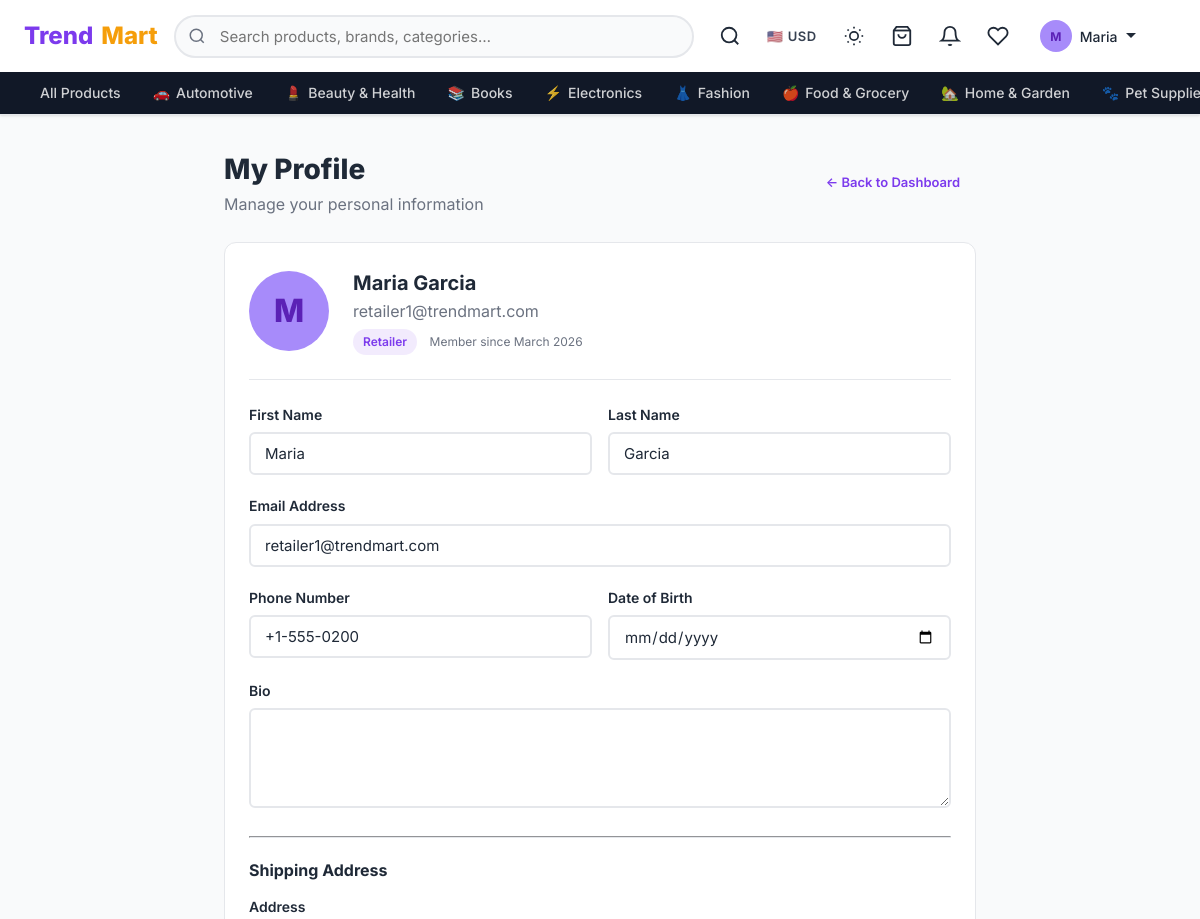
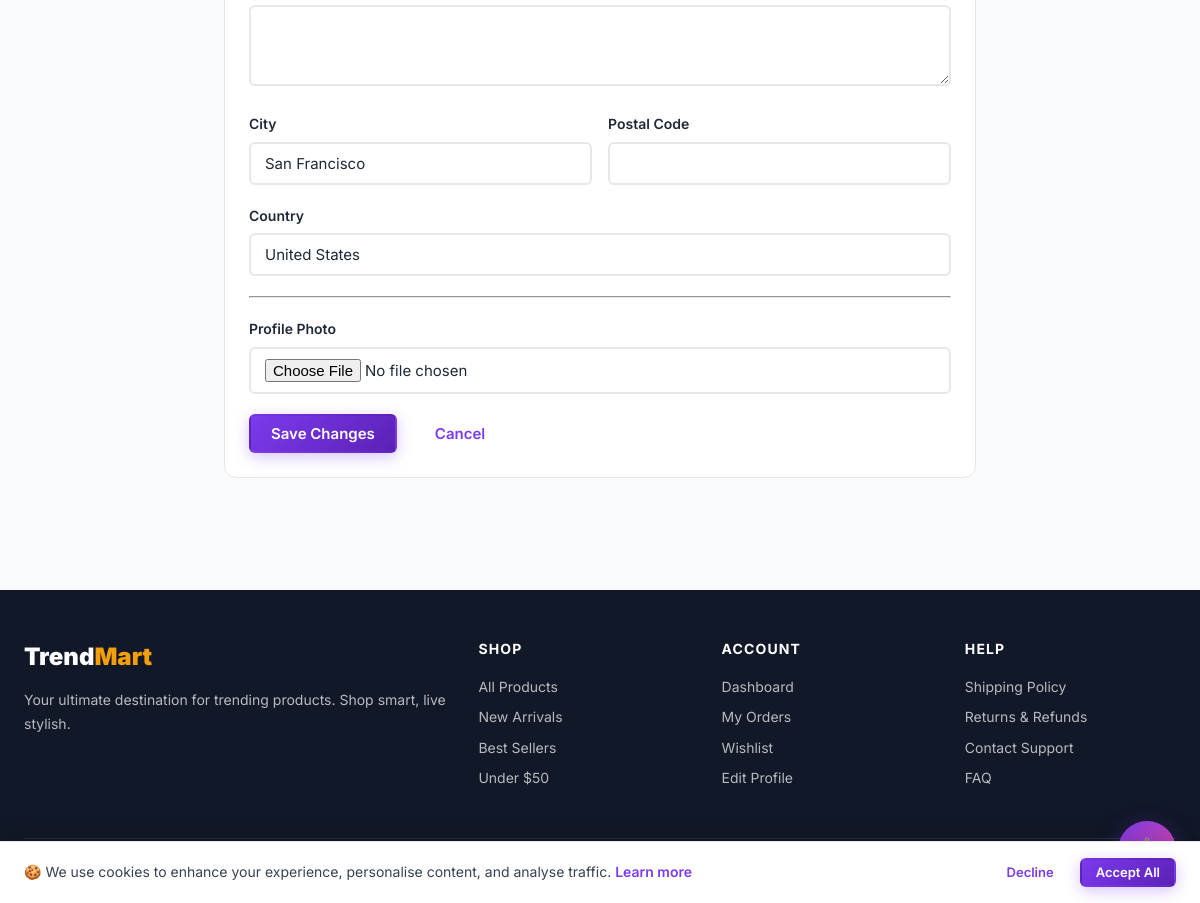
The app's page /profile/ (signed in) with its own data (2 pictures, top to bottom).
### shop/models.py (models this page shows, shortened)
class Category(models.Model):
    name = models.CharField(max_length=200)
    slug = models.SlugField(unique=True, blank=True)
    parent = models.ForeignKey(
        'self', null=True, blank=True, on_delete=models.CASCADE, related_name='children'
    )
    description = models.TextField(blank=True)
    icon = models.CharField(max_length=100, blank=True, help_text="Emoji or CSS icon class")
    image = models.ImageField(upload_to='categories/', blank=True, null=True)
    is_active = models.BooleanField(default=True)
    order = models.PositiveIntegerField(default=0)
    class Meta:
        verbose_name_plural = "Categories"
        ordering = ['order', 'name']

class UserProfile(models.Model):
    ROLE_CHOICES = [
        ('customer', 'Customer'),    # Default — can browse, purchase, review
        ('retailer', 'Retailer'),    # Can list & manage their own products
        ('admin', 'Administrator'),  # Full platform control (mirrors is_staff)
    ]
    user = models.OneToOneField(User, on_delete=models.CASCADE, related_name='profile')
    role = models.CharField(max_length=20, choices=ROLE_CHOICES, default='customer')
    phone = models.CharField(max_length=20, blank=True)
    address = models.TextField(blank=True)
    city = models.CharField(max_length=100, blank=True)
    country = models.CharField(max_length=100, blank=True)
    postal_code = models.CharField(max_length=20, blank=True)
    avatar = models.ImageField(upload_to='avatars/', blank=True, null=True)
    bio = models.TextField(blank=True)
    date_of_birth = models.DateField(null=True, blank=True)
    ai_preferences = models.JSONField(default=dict, blank=True)
    created_at = models.DateTimeField(auto_now_add=True)
    updated_at = models.DateTimeField(auto_now=True)

### shop/views.py (the view)
# urls.py: path('profile/', views.profile_view, name='profile'),
@login_required
def profile_view(request):
    profile, _ = UserProfile.objects.get_or_create(user=request.user)
    if request.method == 'POST':
        form = UserProfileForm(request.POST, request.FILES, instance=profile)
        if form.is_valid():
            form.save()
            request.user.first_name = form.cleaned_data.get('first_name', '')
            request.user.last_name = form.cleaned_data.get('last_name', '')
            request.user.email = form.cleaned_data.get('email', '')
            request.user.save()
            messages.success(request, "Profile updated successfully!")
            return redirect('shop:profile')
    else:
        form = UserProfileForm(instance=profile, initial={
            'first_name': request.user.first_name,
            'last_name': request.user.last_name,
            'email': request.user.email,
        })
    return render(request, 'shop/auth/profile.html', {'form': form, 'profile': profile})

### shop/forms.py
class UserProfileForm(forms.ModelForm):
    first_name = forms.CharField(max_length=100, widget=forms.TextInput(attrs={'class': 'form-control'}))
    last_name = forms.CharField(max_length=100, widget=forms.TextInput(attrs={'class': 'form-control'}))
    email = forms.EmailField(widget=forms.EmailInput(attrs={'class': 'form-control'}))
    class Meta:
        model = UserProfile
        fields = ['phone', 'address', 'city', 'country', 'postal_code', 'bio', 'date_of_birth', 'avatar']
        widgets = {
            'date_of_birth': forms.DateInput(attrs={'type': 'date', 'class': 'form-control'}),
            'address': forms.Textarea(attrs={'rows': 3, 'class': 'form-control'}),
            'bio': forms.Textarea(attrs={'rows': 4, 'class': 'form-control'}),
            'phone': forms.TextInput(attrs={'class': 'form-control'}),
            'city': forms.TextInput(attrs={'class': 'form-control'}),
            'country': forms.TextInput(attrs={'class': 'form-control'}),
            'postal_code': forms.TextInput(attrs={'class': 'form-control'}),
            'avatar': forms.FileInput(attrs={'class': 'form-control', 'accept': 'image/*'}),
        }

### shop/context_processors.py (called while the page is built)
def cart_context(request):
    cart_count = 0
    try:
        if request.user.is_authenticated:
            cart = Cart.objects.filter(user=request.user).first()
        else:
            session_key = request.session.session_key
            cart = Cart.objects.filter(session_key=session_key, user=None).first() if session_key else None
        if cart:
            cart_count = cart.get_item_count()
    except Exception:
        pass
    return {'cart_count': cart_count}

def site_context(request):
    root_categories = Category.objects.filter(parent=None, is_active=True).prefetch_related('children')
    return {
        'site_name': 'TrendMart',
        'site_tagline': 'Shop the Trend, Live the Style',
        'root_categories': root_categories,
    }

### templates/shop/auth/profile.html (shortened to what this page needs)
{% extends "shop/base.html" %}
{% block content %}
<div class="container" style="padding-top:2rem;padding-bottom:3rem;max-width:800px">
  <div style="display:flex;align-items:center;justify-content:space-between;margin-bottom:1.5rem;flex-wrap:wrap;gap:1rem">
    <div>
      <h1 style="font-size:1.75rem;font-weight:800;color:var(--dark)">My Profile</h1>
      <p style="color:var(--text-light)">Manage your personal information</p>
    </div>
    <a href="{% url 'shop:dashboard' %}" class="btn btn-ghost btn-sm">← Back to Dashboard</a>
  </div>
  <div class="card">
    <div style="display:flex;align-items:center;gap:1.5rem;padding-bottom:1.5rem;border-bottom:1px solid var(--border);margin-bottom:1.5rem;flex-wrap:wrap">
      <div class="user-avatar-lg" aria-hidden="true" style="width:80px;height:80px;font-size:2rem">
        {% if profile.avatar %}
          <img src="{{ profile.avatar.url }}" alt="{{ user.get_full_name }}" style="width:80px;height:80px;border-radius:50%;object-fit:cover">
        {% else %}
          {{ user.first_name|first|upper|default:user.username|first|upper }}
        {% endif %}
      </div>
      <div>
        <div style="font-size:1.25rem;font-weight:700;color:var(--dark)">{{ user.get_full_name|default:user.username }}</div>
        <div style="color:var(--text-light)">{{ user.email }}</div>
        <div style="margin-top:.25rem">
          <span class="badge badge-primary">{{ profile.role|capfirst }}</span>
          <span style="color:var(--text-light);font-size:.75rem;margin-left:.5rem">Member since {{ user.date_joined|date:"N Y" }}</span>
        </div>
      </div>
    </div>
    <form method="post" enctype="multipart/form-data" novalidate>
      <div class="form-row">
        <div class="form-group">
          <label class="form-label" for="{{ form.first_name.id_for_label }}">First Name</label>
          {{ form.first_name }}
        </div>
        <div class="form-group">
          <label class="form-label" for="{{ form.last_name.id_for_label }}">Last Name</label>
          {{ form.last_name }}
        </div>
      </div>
      <div class="form-group">
        <label class="form-label" for="{{ form.email.id_for_label }}">Email Address</label>
        {{ form.email }}
      </div>
      <div class="form-row">
        <div class="form-group">
          <label class="form-label" for="{{ form.phone.id_for_label }}">Phone Number</label>
          {{ form.phone }}
        </div>
        <div class="form-group">
          <label class="form-label" for="{{ form.date_of_birth.id_for_label }}">Date of Birth</label>
          {{ form.date_of_birth }}
        </div>
      </div>
      <div class="form-group">
        <label class="form-label" for="{{ form.bio.id_for_label }}">Bio</label>
        {{ form.bio }}
      </div>
      <hr style="margin:1.25rem 0;border-color:var(--border)">
      <p style="font-weight:700;color:var(--dark);margin-bottom:.75rem">Shipping Address</p>
      <div class="form-group">
        <label class="form-label" for="{{ form.address.id_for_label }}">Address</label>
        {{ form.address }}
      </div>
      <div class="form-row">
        <div class="form-group">
          <label class="form-label" for="{{ form.city.id_for_label }}">City</label>
          {{ form.city }}
        </div>
        <div class="form-group">
          <label class="form-label" for="{{ form.postal_code.id_for_label }}">Postal Code</label>
          {{ form.postal_code }}
        </div>
      </div>
      <div class="form-group">
        <label class="form-label" for="{{ form.country.id_for_label }}">Country</label>
        {{ form.country }}
      </div>
      <hr style="margin:1.25rem 0;border-color:var(--border)">
      <div class="form-group">
        <label class="form-label" for="{{ form.avatar.id_for_label }}">Profile Photo</label>
        {{ form.avatar }}
      </div>
      <div style="display:flex;gap:1rem;flex-wrap:wrap">
        <button type="submit" class="btn btn-primary">Save Changes</button>
        <a href="{% url 'shop:dashboard' %}" class="btn btn-ghost">Cancel</a>
      </div>
    </form>
  </div>
</div>
{% endblock %}

### templates/shop/base.html (shortened to what this page needs)
{% load static %}
<!DOCTYPE html>
<html lang="en">
<head>
  <link rel="stylesheet" href="{% static 'css/main.css' %}">
</head>
<body>
<header>
  <nav class="navbar" role="navigation" aria-label="Main navigation">
    <div class="navbar-inner">
      <a href="{% url 'shop:home' %}" class="navbar-brand" aria-label="TrendMart Home">
        Trend<span>Mart</span>
      </a>
      <div class="navbar-search" id="navbar-search" role="search">
        <form action="{% url 'shop:search' %}" method="get">
          <input type="search" name="q" id="search-input" value="{{ request.GET.q }}"
                 placeholder="Search products, brands, categories…"
                 autocomplete="off" aria-label="Search products">
        </form>
      </div>
      <div class="navbar-actions">
        <button id="mobile-search-btn" class="nav-icon-btn" aria-label="Search" aria-expanded="false">
          <svg viewBox="0 0 24 24" fill="none" stroke="currentColor" stroke-width="2"><circle cx="11" cy="11" r="8"/><path d="m21 21-4.35-4.35"/></svg>
        </button>
        <div class="currency-selector" title="Select currency">
          <button class="currency-btn" id="currency-btn" aria-label="Currency selector" aria-haspopup="listbox">
            <span id="currency-flag">🇺🇸</span>
            <span id="currency-code">USD</span>
          </button>
        </div>
        <button id="dark-mode-toggle" class="dark-mode-btn" aria-label="Toggle dark mode" aria-pressed="false" title="Toggle dark mode">
        </button>
        <a href="{% url 'shop:cart' %}" class="nav-icon-btn" id="nav-cart-btn" aria-label="Cart ({{ cart_count }} items)">
          <svg viewBox="0 0 24 24" fill="none" stroke="currentColor" stroke-width="2" aria-hidden="true"><path d="M6 2L3 6v14a2 2 0 002 2h14a2 2 0 002-2V6l-3-4z"/><line x1="3" y1="6" x2="21" y2="6"/><path d="M16 10a4 4 0 01-8 0"/></svg>
        </a>
        {% if user.is_authenticated %}
          <div class="nav-bell-wrap">
            <a href="{% url 'shop:notification_list' %}" class="nav-icon-btn" id="notif-bell-btn" aria-label="Notifications">
              <svg viewBox="0 0 24 24" fill="none" stroke="currentColor" stroke-width="2" aria-hidden="true"><path d="M18 8A6 6 0 006 8c0 7-3 9-3 9h18s-3-2-3-9"/><path d="M13.73 21a2 2 0 01-3.46 0"/></svg>
            </a>
          </div>
          <a href="{% url 'shop:wishlist' %}" class="nav-icon-btn" aria-label="Wishlist">
            <svg viewBox="0 0 24 24" fill="none" stroke="currentColor" stroke-width="2" aria-hidden="true"><path d="M20.84 4.61a5.5 5.5 0 00-7.78 0L12 5.67l-1.06-1.06a5.5 5.5 0 00-7.78 7.78L12 21.23l8.84-8.84a5.5 5.5 0 000-7.78z"/></svg>
          </a>
          <div class="user-menu">
            <button class="user-menu-toggle" data-dropdown="user-menu-dropdown"
                    aria-haspopup="true" aria-expanded="false" aria-controls="user-menu-dropdown">
              <div class="user-avatar-sm" aria-hidden="true">{{ user.first_name|first|upper|default:user.username|first|upper }}</div>
              <span>{{ user.first_name|default:user.username }}</span>
              <svg width="12" height="12" viewBox="0 0 12 12" aria-hidden="true"><path fill="currentColor" d="M6 8L1 3h10z"/></svg>
            </button>
          </div>
        {% else %}
          <a href="{% url 'shop:login' %}" class="btn btn-ghost btn-sm">Login</a>
          <a href="{% url 'shop:register' %}" class="btn btn-primary btn-sm">Sign Up</a>
        {% endif %}
      </div>
    </div>
    <div class="nav-categories" role="navigation" aria-label="Category navigation">
      <div class="nav-categories-inner">
        <a href="{% url 'shop:product_list' %}" class="nav-cat-link">All Products</a>
        {% for cat in root_categories %}
          <a href="{% url 'shop:category' cat.slug %}" class="nav-cat-link">
            {% if cat.icon %}<span aria-hidden="true">{{ cat.icon }}</span>{% endif %}
            {{ cat.name }}
          </a>
        {% endfor %}
      </div>
    </div>
  </nav>
</header>
<main id="main-content" tabindex="-1">
  {% block content %}{% endblock %}
</main>
<footer class="footer" role="contentinfo">
  <div class="container">
    <div class="footer-grid">
      <div>
        <div class="footer-brand">Trend<span>Mart</span></div>
        <p class="footer-desc">Your ultimate destination for trending products. Shop smart, live stylish.</p>
      </div>
      <div>
        <div class="footer-col-title">Shop</div>
        <a href="{% url 'shop:product_list' %}" class="footer-link">All Products</a>
        <a href="{% url 'shop:product_list' %}?sort=newest" class="footer-link">New Arrivals</a>
        <a href="{% url 'shop:product_list' %}?sort=popular" class="footer-link">Best Sellers</a>
        <a href="{% url 'shop:product_list' %}?min_price=0&max_price=50" class="footer-link">Under $50</a>
      </div>
      <div>
        <div class="footer-col-title">Account</div>
        {% if user.is_authenticated %}
          <a href="{% url 'shop:dashboard' %}" class="footer-link">Dashboard</a>
          <a href="{% url 'shop:order_list' %}" class="footer-link">My Orders</a>
          <a href="{% url 'shop:wishlist' %}" class="footer-link">Wishlist</a>
          <a href="{% url 'shop:profile' %}" class="footer-link">Edit Profile</a>
        {% else %}
          <a href="{% url 'shop:login' %}" class="footer-link">Login</a>
          <a href="{% url 'shop:register' %}" class="footer-link">Register</a>
          <a href="{% url 'shop:register' %}?role=retailer" class="footer-link">Sell on TrendMart</a>
        {% endif %}
      </div>
      <div>
        <div class="footer-col-title">Help</div>
        <a href="#" class="footer-link">Shipping Policy</a>
        <a href="#" class="footer-link">Returns &amp; Refunds</a>
        <a href="#" class="footer-link">Contact Support</a>
        <a href="#" class="footer-link">FAQ</a>
      </div>
    </div>
    <div class="footer-bottom">
      <span>&copy; 2026 TrendMart. Developed by George Papasotiriou. All rights reserved.</span>
      <span>Made with ❤️ for great shopping experiences</span>
    </div>
  </div>
</footer>
<div class="ai-chat-widget" role="complementary" aria-label="AI Shopping Assistant">
  <button id="ai-chat-trigger" class="ai-chat-trigger" aria-expanded="false" aria-controls="ai-chat-panel" aria-label="Open AI shopping assistant">
  </button>
</div>
<div id="cookie-banner" class="cookie-banner" role="dialog" aria-label="Cookie consent" aria-live="polite">
  <p class="cookie-banner-text">
    🍪 We use cookies to enhance your experience, personalise content, and analyse traffic.
    <a href="#" style="color:var(--primary);font-weight:600">Learn more</a>
  </p>
  <div class="cookie-banner-actions">
    <button id="cookie-decline" class="btn btn-ghost btn-sm">Decline</button>
    <button id="cookie-accept" class="btn btn-primary btn-sm">Accept All</button>
  </div>
</div>
</body>
</html>

### records on screen
Category: icon "🚗", name "Automotive"
Category: icon "💄", name "Beauty & Health"
Category: icon "📚", name "Books"
Category: icon "⚡", name "Electronics"
Category: icon "👗", name "Fashion"
Category: icon "🍎", name "Food & Grocery"
Category: icon "🏡", name "Home & Garden"
Category: icon "🐾", name "Pet…"
UserProfile: role "Retailer", phone "+1-555-0200", city "San Francisco", country "United States"

### other values on screen
{{ user.first_name|first|upper|default:user.username|first|upper }} "M"
{{ user.first_name|default:user.username }} "Maria"
{{ user.get_full_name|default:user.username }} "Maria Garcia"
{{ user.email }} "retailer1@trendmart.com"
{{ user.date_joined|date:"N Y" }} "March 2026"
